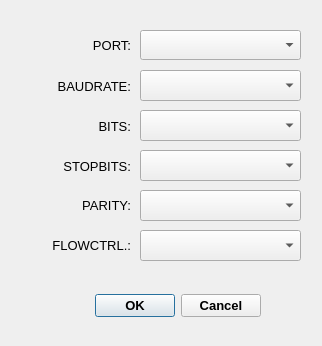
<?xml version="1.0" encoding="UTF-8"?>
<ui version="4.0">
 <class>QSerialSetup</class>
 <widget class="QDialog" name="QSerialSetup">
  <property name="geometry">
   <rect>
    <x>0</x>
    <y>0</y>
    <width>322</width>
    <height>346</height>
   </rect>
  </property>
  <property name="windowTitle">
   <string>COM Configure</string>
  </property>
  <widget class="QDialogButtonBox" name="buttonBox">
   <property name="geometry">
    <rect>
     <x>60</x>
     <y>290</y>
     <width>201</width>
     <height>32</height>
    </rect>
   </property>
   <property name="font">
    <font>
     <pointsize>10</pointsize>
     <weight>75</weight>
     <bold>true</bold>
    </font>
   </property>
   <property name="orientation">
    <enum>Qt::Horizontal</enum>
   </property>
   <property name="standardButtons">
    <set>QDialogButtonBox::Cancel|QDialogButtonBox::Ok</set>
   </property>
  </widget>
  <widget class="QLabel" name="label">
   <property name="geometry">
    <rect>
     <x>10</x>
     <y>35</y>
     <width>121</width>
     <height>20</height>
    </rect>
   </property>
   <property name="font">
    <font>
     <pointsize>10</pointsize>
    </font>
   </property>
   <property name="text">
    <string>PORT:</string>
   </property>
   <property name="alignment">
    <set>Qt::AlignRight|Qt::AlignTrailing|Qt::AlignVCenter</set>
   </property>
  </widget>
  <widget class="QComboBox" name="comboBox">
   <property name="geometry">
    <rect>
     <x>140</x>
     <y>30</y>
     <width>161</width>
     <height>30</height>
    </rect>
   </property>
   <property name="font">
    <font>
     <pointsize>10</pointsize>
    </font>
   </property>
  </widget>
  <widget class="QLabel" name="label_2">
   <property name="geometry">
    <rect>
     <x>10</x>
     <y>76</y>
     <width>121</width>
     <height>20</height>
    </rect>
   </property>
   <property name="font">
    <font>
     <pointsize>10</pointsize>
    </font>
   </property>
   <property name="text">
    <string>BAUDRATE:</string>
   </property>
   <property name="alignment">
    <set>Qt::AlignRight|Qt::AlignTrailing|Qt::AlignVCenter</set>
   </property>
  </widget>
  <widget class="QComboBox" name="comboBox_2">
   <property name="geometry">
    <rect>
     <x>140</x>
     <y>70</y>
     <width>161</width>
     <height>31</height>
    </rect>
   </property>
   <property name="font">
    <font>
     <pointsize>10</pointsize>
    </font>
   </property>
  </widget>
  <widget class="QLabel" name="label_3">
   <property name="geometry">
    <rect>
     <x>10</x>
     <y>116</y>
     <width>121</width>
     <height>20</height>
    </rect>
   </property>
   <property name="font">
    <font>
     <pointsize>10</pointsize>
    </font>
   </property>
   <property name="text">
    <string>BITS:</string>
   </property>
   <property name="alignment">
    <set>Qt::AlignRight|Qt::AlignTrailing|Qt::AlignVCenter</set>
   </property>
  </widget>
  <widget class="QComboBox" name="comboBox_3">
   <property name="geometry">
    <rect>
     <x>140</x>
     <y>110</y>
     <width>161</width>
     <height>31</height>
    </rect>
   </property>
   <property name="font">
    <font>
     <pointsize>10</pointsize>
    </font>
   </property>
  </widget>
  <widget class="QLabel" name="label_4">
   <property name="geometry">
    <rect>
     <x>10</x>
     <y>156</y>
     <width>121</width>
     <height>20</height>
    </rect>
   </property>
   <property name="font">
    <font>
     <pointsize>10</pointsize>
    </font>
   </property>
   <property name="text">
    <string>STOPBITS:</string>
   </property>
   <property name="alignment">
    <set>Qt::AlignRight|Qt::AlignTrailing|Qt::AlignVCenter</set>
   </property>
  </widget>
  <widget class="QComboBox" name="comboBox_4">
   <property name="geometry">
    <rect>
     <x>140</x>
     <y>150</y>
     <width>161</width>
     <height>31</height>
    </rect>
   </property>
   <property name="font">
    <font>
     <pointsize>10</pointsize>
    </font>
   </property>
  </widget>
  <widget class="QLabel" name="label_5">
   <property name="geometry">
    <rect>
     <x>10</x>
     <y>195</y>
     <width>121</width>
     <height>20</height>
    </rect>
   </property>
   <property name="font">
    <font>
     <pointsize>10</pointsize>
    </font>
   </property>
   <property name="text">
    <string>PARITY:</string>
   </property>
   <property name="alignment">
    <set>Qt::AlignRight|Qt::AlignTrailing|Qt::AlignVCenter</set>
   </property>
  </widget>
  <widget class="QComboBox" name="comboBox_5">
   <property name="geometry">
    <rect>
     <x>140</x>
     <y>190</y>
     <width>161</width>
     <height>31</height>
    </rect>
   </property>
   <property name="font">
    <font>
     <pointsize>10</pointsize>
    </font>
   </property>
  </widget>
  <widget class="QLabel" name="label_6">
   <property name="geometry">
    <rect>
     <x>10</x>
     <y>235</y>
     <width>121</width>
     <height>20</height>
    </rect>
   </property>
   <property name="font">
    <font>
     <pointsize>10</pointsize>
    </font>
   </property>
   <property name="text">
    <string>FLOWCTRL.:</string>
   </property>
   <property name="alignment">
    <set>Qt::AlignRight|Qt::AlignTrailing|Qt::AlignVCenter</set>
   </property>
  </widget>
  <widget class="QComboBox" name="comboBox_6">
   <property name="geometry">
    <rect>
     <x>140</x>
     <y>230</y>
     <width>161</width>
     <height>31</height>
    </rect>
   </property>
   <property name="font">
    <font>
     <pointsize>10</pointsize>
    </font>
   </property>
  </widget>
 </widget>
 <resources/>
 <connections>
  <connection>
   <sender>buttonBox</sender>
   <signal>accepted()</signal>
   <receiver>QSerialSetup</receiver>
   <slot>accept()</slot>
   <hints>
    <hint type="sourcelabel">
     <x>248</x>
     <y>254</y>
    </hint>
    <hint type="destinationlabel">
     <x>157</x>
     <y>274</y>
    </hint>
   </hints>
  </connection>
  <connection>
   <sender>buttonBox</sender>
   <signal>rejected()</signal>
   <receiver>QSerialSetup</receiver>
   <slot>reject()</slot>
   <hints>
    <hint type="sourcelabel">
     <x>316</x>
     <y>260</y>
    </hint>
    <hint type="destinationlabel">
     <x>286</x>
     <y>274</y>
    </hint>
   </hints>
  </connection>
 </connections>
</ui>
